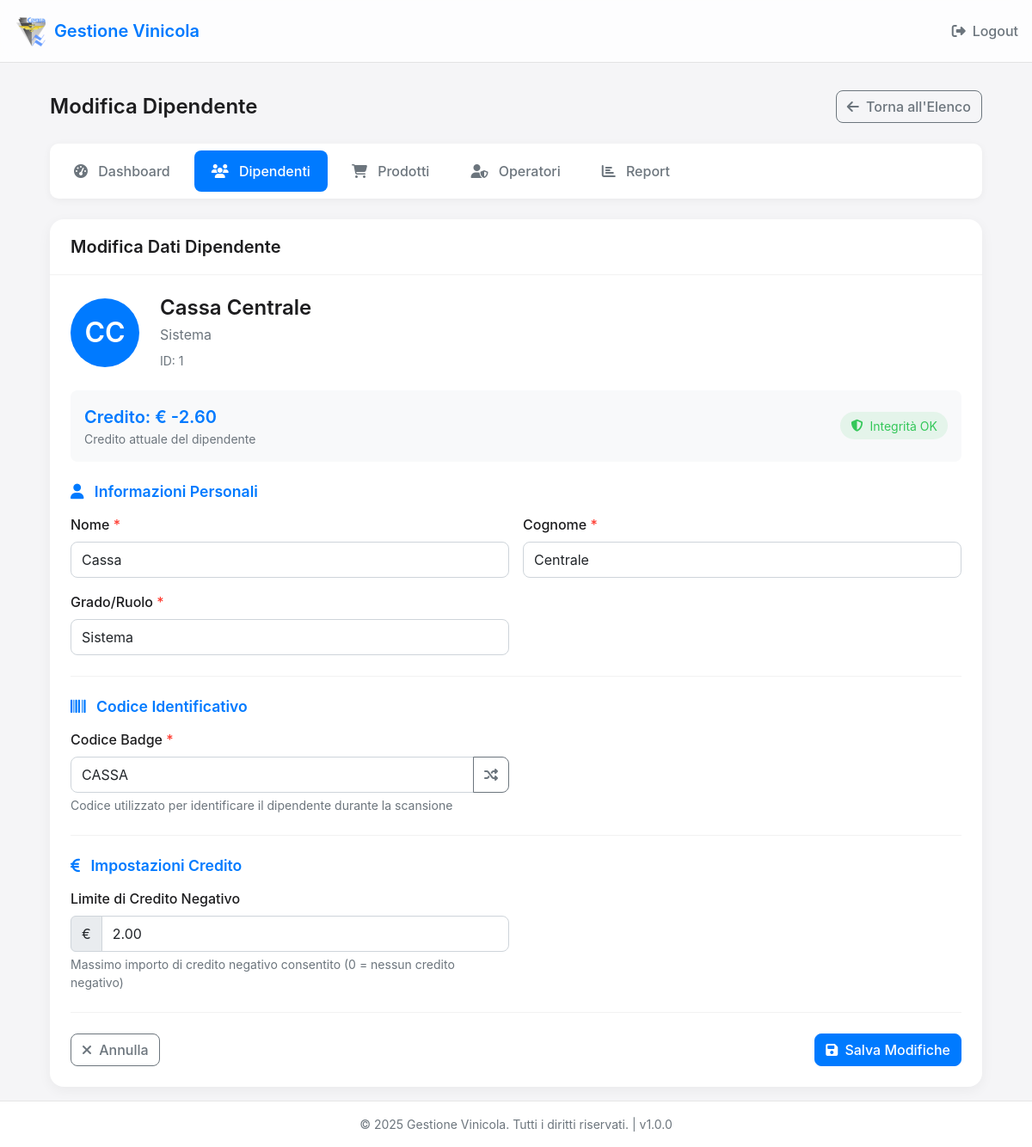
The app's page /admin/employee/1 (signed in), older data.
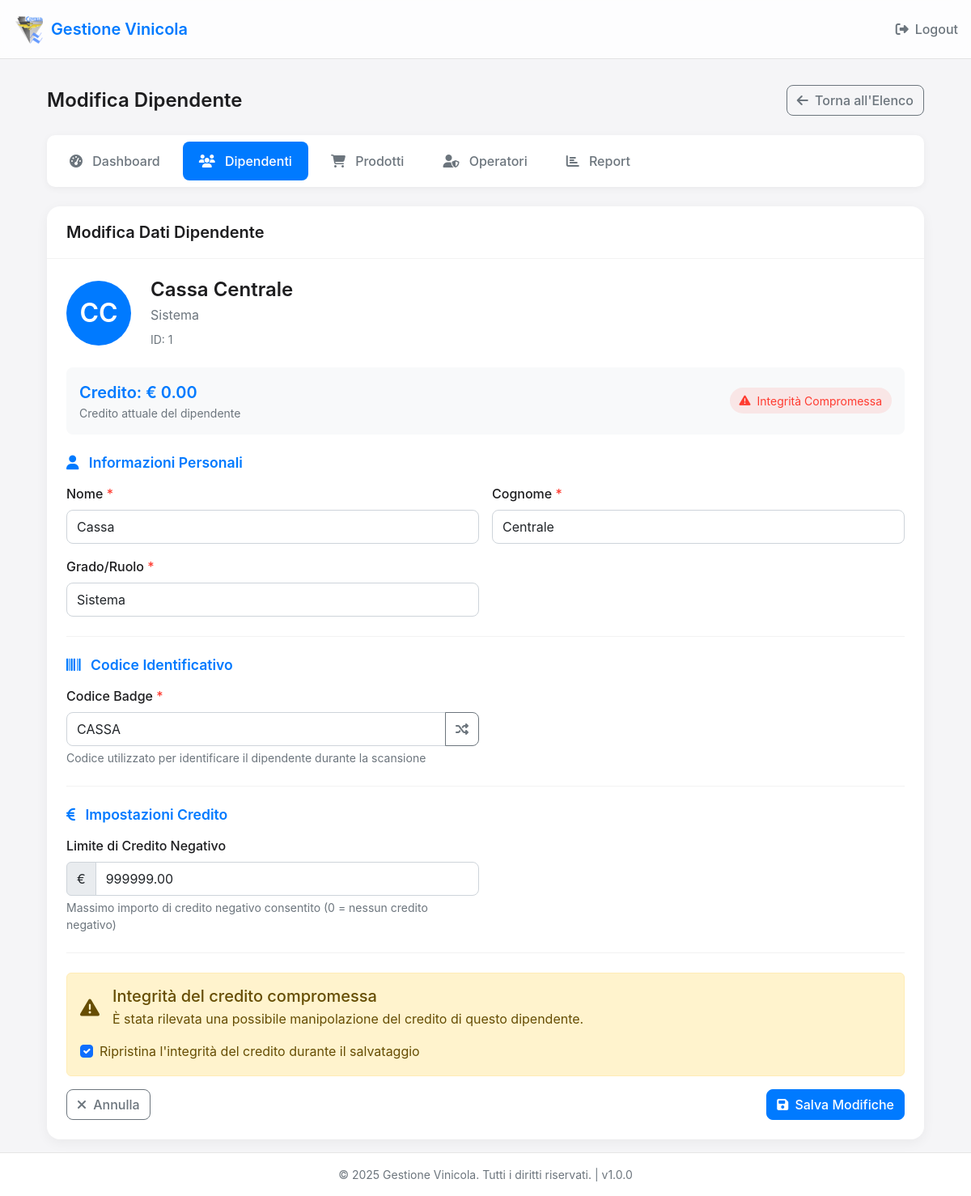
The same page, newer data.
### app.py (models this page shows, shortened)
class Employee(db.Model):
    id = db.Column(db.Integer, primary_key=True)
    code = db.Column(db.String(50), unique=True)  # Codice a barre della card
    first_name = db.Column(db.String(100))
    last_name = db.Column(db.String(100))
    rank = db.Column(db.String(100))
    credit = db.Column(db.Numeric(10, 2), default=0)
    credit_hash = db.Column(db.String(64))  # Hash per verificare l'integrità del credito
    credit_limit = db.Column(db.Numeric(10, 2), default=0)  # Limite di credito negativo consentito
    def verify_credit_integrity(self):
        if not self.credit_hash:  # Se non c'è hash, crealo
            self.update_credit_hash()
            db.session.commit()
            return True
        secret = app.config['SECRET_KEY']
        data = f"{self.id}:{self.credit}:{self.credit_limit}:{secret}"
        computed_hash = hashlib.sha256(data.encode()).hexdigest()
        return computed_hash == self.credit_hash

### app.py (the view, shortened to what this page needs)
@app.route('/admin/employee/<int:id>', methods=['GET', 'POST'])
def admin_edit_employee(id):
    if session.get('admin_logged_in') != True:
        return redirect(url_for('admin_login'))
    employee = Employee.query.get_or_404(id)
    return render_template('admin_edit_employee.html', employee=employee)

### app.py (called while the page is built)
@app.context_processor
def inject_app_info():
    now = datetime.now()
    return {
        'app_name': app.config['APP_NAME'],
        'app_version': app.config['APP_VERSION'],
        'now': now
    }

### templates/admin_edit_employee.html (shortened to what the changed rows need)
{% extends "base.html" %}
{% block content %}
<div class="admin-container">
    <div class="admin-header">
        <h1 class="admin-title">Modifica Dipendente</h1>
    </div>
    <div class="form-card">
        <div class="form-body">
            <div class="employee-profile">
                <div class="employee-avatar">
                    {{ employee.first_name[0] }}{{ employee.last_name[0] }}
                </div>
                <div class="employee-details">
                    <h3 class="employee-name">{{ employee.first_name }} {{ employee.last_name }}</h3>
                    <div class="employee-rank">{{ employee.rank }}</div>
                    <div class="employee-id">ID: {{ employee.id }}</div>
                </div>
            </div>
            <div class="credit-info">
                <div>
                    <div class="credit-value">Credito: € {{ "%.2f"|format(employee.credit) }}</div>
                    <div class="credit-label">Credito attuale del dipendente</div>
                </div>
                <div>
                    {% if employee.verify_credit_integrity() %}
                    <span class="integrity-badge integrity-ok">
                        <i class="fas fa-shield-alt"></i> Integrità OK
                    </span>
                    {% else %}
                    <span class="integrity-badge integrity-error">
                        <i class="fas fa-exclamation-triangle"></i> Integrità Compromessa
                    </span>
                    {% endif %}
                </div>
            </div>
            <form id="editEmployeeForm" method="POST">
                <div class="form-section">
                    <div class="row g-3">
                        <div class="col-md-6">
                            <label for="first_name" class="form-label required-label">Nome</label>
                            <input type="text" class="form-control" id="first_name" name="first_name" value="{{ employee.first_name }}" required>
                        </div>
                        <div class="col-md-6">
                            <label for="last_name" class="form-label required-label">Cognome</label>
                            <input type="text" class="form-control" id="last_name" name="last_name" value="{{ employee.last_name }}" required>
                        </div>
                        <div class="col-md-6">
                            <label for="rank" class="form-label required-label">Grado/Ruolo</label>
                            <input type="text" class="form-control" id="rank" name="rank" value="{{ employee.rank }}" required>
                        </div>
                    </div>
                </div>
                <div class="form-section">
                    <div class="row g-3">
                        <div class="col-md-6">
                            <div class="input-group">
                                <input type="text" class="form-control" id="code" name="code" value="{{ employee.code }}" required>
                                <button class="btn btn-outline-secondary code-generate" type="button" id="generateCode">
                                    <i class="fas fa-random"></i>
                                </button>
                            </div>
                        </div>
                    </div>
                </div>
                <div class="form-section">
                    <div class="row g-3">
                        <div class="col-md-6">
                            <div class="input-group">
                                <span class="input-group-text">€</span>
                                <input type="number" class="form-control" id="credit_limit" name="credit_limit" value="{{ employee.credit_limit }}" min="0" step="0.01">
                            </div>
                        </div>
                    </div>
                </div>
                {% if not employee.verify_credit_integrity() %}
                <div class="alert alert-warning">
                    <div class="d-flex align-items-center">
                        <i class="fas fa-exclamation-triangle me-3" style="font-size: 1.5rem;"></i>
                        <div>
                            <h5 class="alert-heading mb-1">Integrità del credito compromessa</h5>
                            <p class="mb-0">È stata rilevata una possibile manipolazione del credito di questo dipendente.</p>
                        </div>
                    </div>
                    <div class="form-check mt-3">
                        <input class="form-check-input" type="checkbox" id="restore_integrity" name="restore_integrity" checked>
                        <label class="form-check-label" for="restore_integrity">
                            Ripristina l'integrità del credito durante il salvataggio
                        </label>
                    </div>
                </div>
                {% endif %}
            </form>
        </div>
    </div>
</div>
{% endblock %}

Row changes from the older to the newer data that the page shows:
changed Employee "Cassa": credit "-2.60" → "0.00"; credit_limit "2.00" → "999999.00"
Text that changed along with them:
form field restore_integrity: (not shown) → "☑"
text no longer shown: "Integrità OK"
text now shown: "Integrità Compromessa Integrità del credito compromessa È stata rilevata una possibile manipolazione del credito di questo dipendente. Ripristina l'integrità del credito durante il salvataggio"
